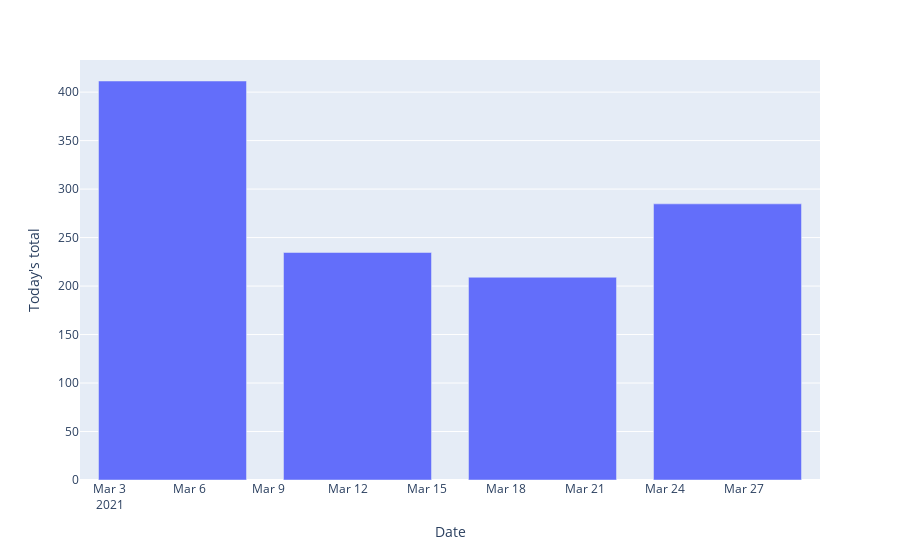

Notebook cell for this chart:
### Code cell
fig_fri = px.bar(fri_at_nine, y="Today's total")
fig_fri.show()

### Figure 1 — Plotly figure (JSON) as saved in the notebook; plotly's stock layout.template omitted (floating-point values rounded to 4 significant figures)
{"data": [{"alignmentgroup": "True", "hovertemplate": "Date=%{x}<br>Today's total=%{y}<extra></extra>", "legendgroup": "", "marker": {"color": "#636efa"}, "name": "", "offsetgroup": "", "orientation": "v", "showlegend": false, "textposition": "auto", "type": "bar", "x": ["2021-03-05T09:00:00", "2021-03-12T09:00:00", "2021-03-19T09:00:00", "2021-03-26T09:00:00"], "xaxis": "x", "y": [411.5, 234.6, 209.1, 284.8], "yaxis": "y"}], "layout": {"barmode": "relative", "legend": {"tracegroupgap": 0}, "margin": {"t": 60}, "xaxis": {"anchor": "y", "domain": [0, 1], "title": {"text": "Date"}}, "yaxis": {"anchor": "x", "domain": [0, 1], "title": {"text": "Today's total"}}}}
